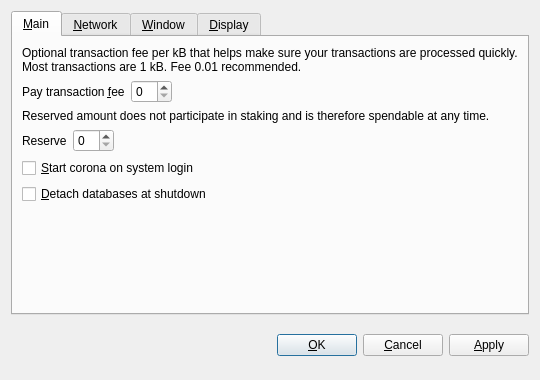
<?xml version="1.0" encoding="UTF-8"?>
<ui version="4.0">
 <class>OptionsDialog</class>
 <widget class="QDialog" name="OptionsDialog">
  <property name="geometry">
   <rect>
    <x>0</x>
    <y>0</y>
    <width>540</width>
    <height>380</height>
   </rect>
  </property>
  <property name="windowTitle">
   <string>Options</string>
  </property>
  <property name="modal">
   <bool>true</bool>
  </property>
  <layout class="QVBoxLayout" name="verticalLayout">
   <item>
    <widget class="QTabWidget" name="tabWidget">
     <property name="tabPosition">
      <enum>QTabWidget::North</enum>
     </property>
     <property name="currentIndex">
      <number>0</number>
     </property>
     <widget class="QWidget" name="tabMain">
      <attribute name="title">
       <string>&amp;Main</string>
      </attribute>
      <layout class="QVBoxLayout" name="verticalLayout_Main">
       <item>
        <widget class="QLabel" name="transactionFeeInfoLabel">
         <property name="text">
          <string>Optional transaction fee per kB that helps make sure your transactions are processed quickly. Most transactions are 1 kB. Fee 0.01 recommended.</string>
         </property>
         <property name="textFormat">
          <enum>Qt::PlainText</enum>
         </property>
         <property name="wordWrap">
          <bool>true</bool>
         </property>
        </widget>
       </item>
       <item>
        <layout class="QHBoxLayout" name="horizontalLayoutFee">
         <item>
          <widget class="QLabel" name="transactionFeeLabel">
           <property name="text">
            <string>Pay transaction &amp;fee</string>
           </property>
           <property name="textFormat">
            <enum>Qt::PlainText</enum>
           </property>
           <property name="buddy">
            <cstring>transactionFee</cstring>
           </property>
          </widget>
         </item>
         <item>
          <widget class="BitcoinAmountField" name="transactionFee"/>
         </item>
         <item>
          <spacer name="horizontalSpacerFee">
           <property name="orientation">
            <enum>Qt::Horizontal</enum>
           </property>
           <property name="sizeHint" stdset="0">
            <size>
             <width>40</width>
             <height>20</height>
            </size>
           </property>
          </spacer>
         </item>
        </layout>
       </item>
       <item>
        <widget class="QLabel" name="reserveBalanceInfoLabel">
         <property name="text">
          <string>Reserved amount does not participate in staking and is therefore spendable at any time.</string>
         </property>
         <property name="textFormat">
          <enum>Qt::PlainText</enum>
         </property>
         <property name="wordWrap">
          <bool>true</bool>
         </property>
        </widget>
       </item>
       <item>
        <layout class="QHBoxLayout" name="horizontalLayoutReserveBalance">
         <item>
          <widget class="QLabel" name="reserveBalanceLabel">
           <property name="text">
            <string>Reserve</string>
           </property>
           <property name="textFormat">
            <enum>Qt::PlainText</enum>
           </property>
           <property name="buddy">
            <cstring>reserveBalance</cstring>
           </property>
          </widget>
         </item>
         <item>
          <widget class="BitcoinAmountField" name="reserveBalance"/>
         </item>
         <item>
          <spacer name="horizontalSpacerReserveBalance">
           <property name="orientation">
            <enum>Qt::Horizontal</enum>
           </property>
           <property name="sizeHint" stdset="0">
            <size>
             <width>40</width>
             <height>20</height>
            </size>
           </property>
          </spacer>
         </item>
        </layout>
       </item>
       <item>
        <widget class="QCheckBox" name="bitcoinAtStartup">
         <property name="toolTip">
          <string>Automatically start corona after logging in to the system.</string>
         </property>
         <property name="text">
          <string>&amp;Start corona on system login</string>
         </property>
        </widget>
       </item>
       <item>
        <widget class="QCheckBox" name="detachDatabases">
         <property name="toolTip">
          <string>Detach block and address databases at shutdown. This means they can be moved to another data directory, but it slows down shutdown. The wallet is always detached.</string>
         </property>
         <property name="text">
          <string>&amp;Detach databases at shutdown</string>
         </property>
        </widget>
       </item>
       <item>
        <spacer name="verticalSpacer_Main">
         <property name="orientation">
          <enum>Qt::Vertical</enum>
         </property>
         <property name="sizeHint" stdset="0">
          <size>
           <width>20</width>
           <height>40</height>
          </size>
         </property>
        </spacer>
       </item>
      </layout>
     </widget>
     <widget class="QWidget" name="tabNetwork">
      <attribute name="title">
       <string>&amp;Network</string>
      </attribute>
      <layout class="QVBoxLayout" name="verticalLayout_Network">
       <item>
        <widget class="QCheckBox" name="mapPortUpnp">
         <property name="toolTip">
          <string>Automatically open the corona client port on the router. This only works when your router supports UPnP and it is enabled.</string>
         </property>
         <property name="text">
          <string>Map port using &amp;UPnP</string>
         </property>
        </widget>
       </item>
       <item>
        <widget class="QCheckBox" name="connectSocks">
         <property name="toolTip">
          <string>Connect to the corona network through a SOCKS proxy (e.g. when connecting through Tor).</string>
         </property>
         <property name="text">
          <string>&amp;Connect through SOCKS proxy:</string>
         </property>
        </widget>
       </item>
       <item>
        <layout class="QHBoxLayout" name="horizontalLayout_Network">
         <item>
          <widget class="QLabel" name="proxyIpLabel">
           <property name="text">
            <string>Proxy &amp;IP:</string>
           </property>
           <property name="textFormat">
            <enum>Qt::PlainText</enum>
           </property>
           <property name="buddy">
            <cstring>proxyIp</cstring>
           </property>
          </widget>
         </item>
         <item>
          <widget class="QValidatedLineEdit" name="proxyIp">
           <property name="maximumSize">
            <size>
             <width>140</width>
             <height>16777215</height>
            </size>
           </property>
           <property name="toolTip">
            <string>IP address of the proxy (e.g. 127.0.0.1)</string>
           </property>
          </widget>
         </item>
         <item>
          <widget class="QLabel" name="proxyPortLabel">
           <property name="text">
            <string>&amp;Port:</string>
           </property>
           <property name="textFormat">
            <enum>Qt::PlainText</enum>
           </property>
           <property name="buddy">
            <cstring>proxyPort</cstring>
           </property>
          </widget>
         </item>
         <item>
          <widget class="QLineEdit" name="proxyPort">
           <property name="maximumSize">
            <size>
             <width>55</width>
             <height>16777215</height>
            </size>
           </property>
           <property name="toolTip">
            <string>Port of the proxy (e.g. 9050)</string>
           </property>
          </widget>
         </item>
         <item>
          <widget class="QLabel" name="socksVersionLabel">
           <property name="text">
            <string>SOCKS &amp;Version:</string>
           </property>
           <property name="textFormat">
            <enum>Qt::PlainText</enum>
           </property>
           <property name="buddy">
            <cstring>socksVersion</cstring>
           </property>
          </widget>
         </item>
         <item>
          <widget class="QValueComboBox" name="socksVersion">
           <property name="toolTip">
            <string>SOCKS version of the proxy (e.g. 5)</string>
           </property>
          </widget>
         </item>
         <item>
          <spacer name="horizontalSpacer_Network">
           <property name="orientation">
            <enum>Qt::Horizontal</enum>
           </property>
           <property name="sizeHint" stdset="0">
            <size>
             <width>40</width>
             <height>20</height>
            </size>
           </property>
          </spacer>
         </item>
        </layout>
       </item>
       <item>
        <spacer name="verticalSpacer_Network">
         <property name="orientation">
          <enum>Qt::Vertical</enum>
         </property>
         <property name="sizeHint" stdset="0">
          <size>
           <width>20</width>
           <height>40</height>
          </size>
         </property>
        </spacer>
       </item>
      </layout>
     </widget>
     <widget class="QWidget" name="tabWindow">
      <attribute name="title">
       <string>&amp;Window</string>
      </attribute>
      <layout class="QVBoxLayout" name="verticalLayout_Window">
       <item>
        <widget class="QCheckBox" name="minimizeToTray">
         <property name="toolTip">
          <string>Show only a tray icon after minimizing the window.</string>
         </property>
         <property name="text">
          <string>&amp;Minimize to the tray instead of the taskbar</string>
         </property>
        </widget>
       </item>
       <item>
        <widget class="QCheckBox" name="minimizeOnClose">
         <property name="toolTip">
          <string>Minimize instead of exit the application when the window is closed. When this option is enabled, the application will be closed only after selecting Quit in the menu.</string>
         </property>
         <property name="text">
          <string>M&amp;inimize on close</string>
         </property>
        </widget>
       </item>
       <item>
        <spacer name="verticalSpacer_Window">
         <property name="orientation">
          <enum>Qt::Vertical</enum>
         </property>
         <property name="sizeHint" stdset="0">
          <size>
           <width>20</width>
           <height>40</height>
          </size>
         </property>
        </spacer>
       </item>
      </layout>
     </widget>
     <widget class="QWidget" name="tabDisplay">
      <attribute name="title">
       <string>&amp;Display</string>
      </attribute>
      <layout class="QVBoxLayout" name="verticalLayout_Display">
       <item>
        <layout class="QHBoxLayout" name="horizontalLayout_1_Display">
         <item>
          <widget class="QLabel" name="langLabel">
           <property name="text">
            <string>User Interface &amp;language:</string>
           </property>
           <property name="textFormat">
            <enum>Qt::PlainText</enum>
           </property>
           <property name="buddy">
            <cstring>lang</cstring>
           </property>
          </widget>
         </item>
         <item>
          <widget class="QValueComboBox" name="lang">
           <property name="toolTip">
            <string>The user interface language can be set here. This setting will take effect after restarting corona.</string>
           </property>
          </widget>
         </item>
        </layout>
       </item>
       <item>
        <layout class="QHBoxLayout" name="horizontalLayout_2_Display">
         <item>
          <widget class="QLabel" name="unitLabel">
           <property name="text">
            <string>&amp;Unit to show amounts in:</string>
           </property>
           <property name="textFormat">
            <enum>Qt::PlainText</enum>
           </property>
           <property name="buddy">
            <cstring>unit</cstring>
           </property>
          </widget>
         </item>
         <item>
          <widget class="QValueComboBox" name="unit">
           <property name="toolTip">
            <string>Choose the default subdivision unit to show in the interface and when sending coins.</string>
           </property>
          </widget>
         </item>
        </layout>
       </item>
       <item>
        <widget class="QCheckBox" name="displayAddresses">
         <property name="toolTip">
          <string>Whether to show corona addresses in the transaction list or not.</string>
         </property>
         <property name="text">
          <string>&amp;Display addresses in transaction list</string>
         </property>
        </widget>
       </item>
       <item>
        <widget class="QCheckBox" name="coinControlFeatures">
         <property name="toolTip">
          <string>Whether to show coin control features or not.</string>
         </property>
         <property name="text">
          <string>Display coin &amp;control features (experts only!)</string>
         </property>
        </widget>
       </item>
       <item>
        <spacer name="verticalSpacer_Display">
         <property name="orientation">
          <enum>Qt::Vertical</enum>
         </property>
         <property name="sizeHint" stdset="0">
          <size>
           <width>20</width>
           <height>40</height>
          </size>
         </property>
        </spacer>
       </item>
      </layout>
     </widget>
    </widget>
   </item>
   <item>
    <layout class="QHBoxLayout" name="horizontalLayout_Buttons">
     <item>
      <spacer name="horizontalSpacer_1">
       <property name="orientation">
        <enum>Qt::Horizontal</enum>
       </property>
       <property name="sizeHint" stdset="0">
        <size>
         <width>40</width>
         <height>48</height>
        </size>
       </property>
      </spacer>
     </item>
     <item>
      <widget class="QLabel" name="statusLabel">
       <property name="font">
        <font>
         <weight>75</weight>
         <bold>true</bold>
        </font>
       </property>
       <property name="text">
        <string/>
       </property>
       <property name="textFormat">
        <enum>Qt::PlainText</enum>
       </property>
       <property name="wordWrap">
        <bool>true</bool>
       </property>
      </widget>
     </item>
     <item>
      <spacer name="horizontalSpacer_2">
       <property name="orientation">
        <enum>Qt::Horizontal</enum>
       </property>
       <property name="sizeHint" stdset="0">
        <size>
         <width>40</width>
         <height>48</height>
        </size>
       </property>
      </spacer>
     </item>
     <item>
      <widget class="QPushButton" name="okButton">
       <property name="text">
        <string>&amp;OK</string>
       </property>
      </widget>
     </item>
     <item>
      <widget class="QPushButton" name="cancelButton">
       <property name="text">
        <string>&amp;Cancel</string>
       </property>
       <property name="autoDefault">
        <bool>false</bool>
       </property>
      </widget>
     </item>
     <item>
      <widget class="QPushButton" name="applyButton">
       <property name="text">
        <string>&amp;Apply</string>
       </property>
       <property name="autoDefault">
        <bool>false</bool>
       </property>
      </widget>
     </item>
    </layout>
   </item>
  </layout>
 </widget>
 <customwidgets>
  <customwidget>
   <class>BitcoinAmountField</class>
   <extends>QSpinBox</extends>
   <header>bitcoinamountfield.h</header>
  </customwidget>
  <customwidget>
   <class>QValueComboBox</class>
   <extends>QComboBox</extends>
   <header>qvaluecombobox.h</header>
  </customwidget>
  <customwidget>
   <class>QValidatedLineEdit</class>
   <extends>QLineEdit</extends>
   <header>qvalidatedlineedit.h</header>
  </customwidget>
 </customwidgets>
 <resources/>
 <connections/>
</ui>
